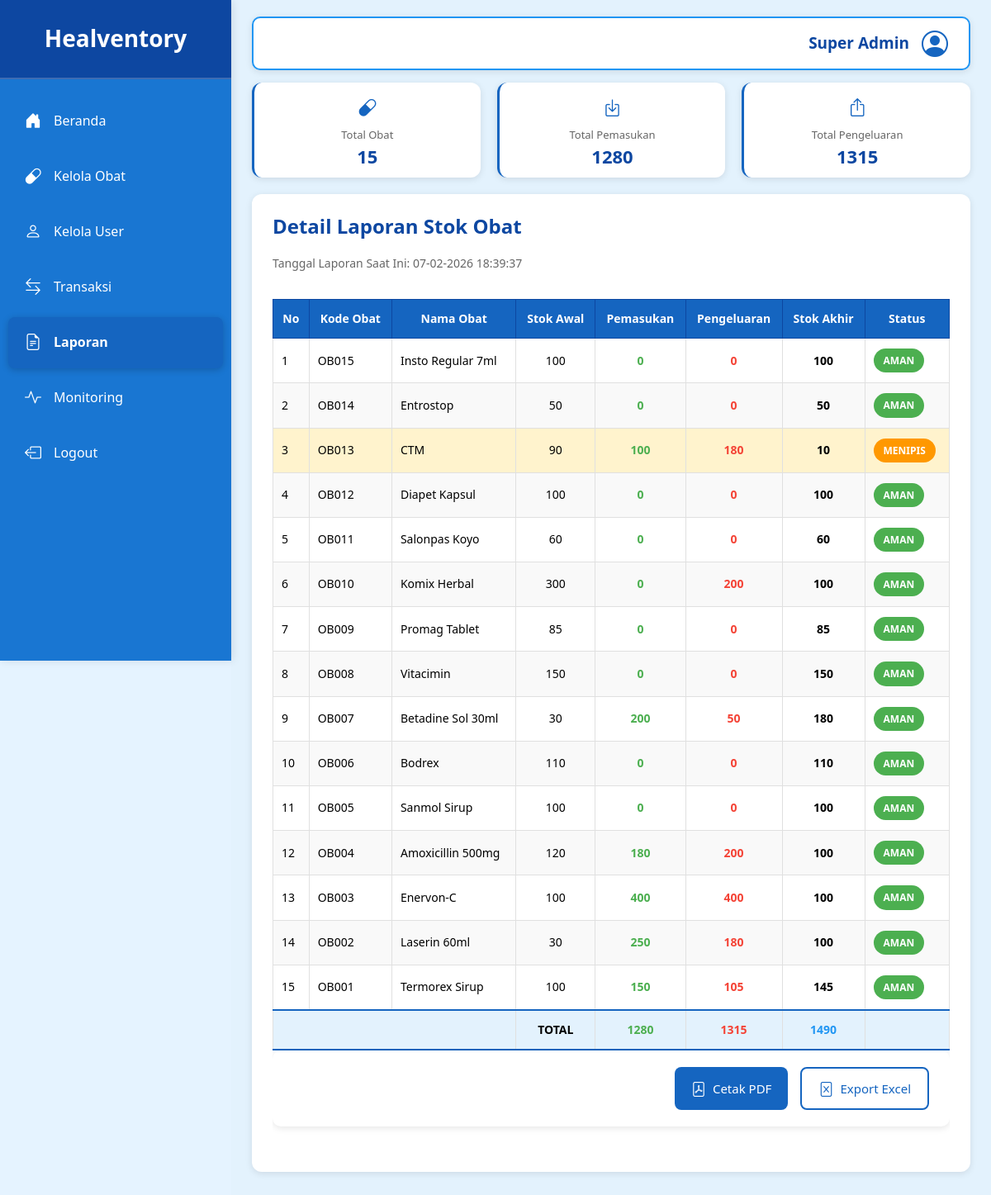
Page /admin/laporan.php (signed in) on the committed database.
### tables this page shows
CREATE TABLE `obat` (
  `id` int(11) NOT NULL,
  `kode_obat` varchar(30) NOT NULL,
  `nama` varchar(150) NOT NULL,
  `kategori` varchar(100) DEFAULT NULL,
  `stok_awal` int(11) DEFAULT 0,
  `stok_minimum` int(11) DEFAULT 100,
  `tgl_kadaluarsa` date DEFAULT NULL,
  `created_at` timestamp NOT NULL DEFAULT current_timestamp()
);

### public/admin/laporan.php (the view, shortened to what this page needs)
<?php
require '../../config/database.php';
include '../includes/header.php';
try {
    $query = "
        SELECT
            o.id,
            o.kode_obat,
            o.nama AS nama_obat,
            o.kategori,
            o.stok_awal,
            o.stok_minimum,
            COALESCE(SUM(CASE WHEN t.jenis = 'masuk' THEN t.jumlah ELSE 0 END), 0) as total_masuk,
            COALESCE(SUM(CASE WHEN t.jenis = 'keluar' THEN t.jumlah ELSE 0 END), 0) as total_keluar,
            (o.stok_awal + COALESCE(SUM(CASE WHEN t.jenis = 'masuk' THEN t.jumlah ELSE 0 END), 0) - COALESCE(SUM(CASE WHEN t.jenis = 'keluar' THEN t.jumlah ELSE 0 END), 0)) as stok_akhir,
            o.tgl_kadaluarsa
        FROM obat o
        LEFT JOIN transaksi t ON o.id = t.id_obat
        GROUP BY o.id, o.kode_obat, o.nama, o.kategori, o.stok_awal, o.stok_minimum, o.tgl_kadaluarsa
        ORDER BY o.kode_obat DESC
    ";
    $stmt = $pdo->query($query);
    $laporan = $stmt->fetchAll(PDO::FETCH_ASSOC);
} catch (PDOException $e) {
    $laporan = [];
    $error_message = "Error: " . $e->getMessage();
}
$total_obat = count($laporan);
$grand_total_masuk = array_sum(array_column($laporan, 'total_masuk'));
$grand_total_keluar = array_sum(array_column($laporan, 'total_keluar'));
$grand_total_stok = array_sum(array_column($laporan, 'stok_akhir'));
?>
<div class="container">
    <?php include '../includes/sidebar.php'; ?>
    <main class="main-content">
        <header class="header">
            <span class="role">Super Admin</span>
            <i class="bi bi-person-circle profile-icon"></i>
        </header>
        <section class="cards">
            <div class="card">
                <i class="bi bi-capsule"></i>
                <p>Total Obat</p>
                <h3><?= $total_obat ?></h3>
            </div>
            <div class="card">
                <i class="bi bi-box-arrow-in-down"></i>
                <p>Total Pemasukan</p>
                <h3><?= $grand_total_masuk ?></h3>
            </div>
            <div class="card">
                <i class="bi bi-box-arrow-up"></i>
                <p>Total Pengeluaran</p>
                <h3><?= $grand_total_keluar ?></h3>
            </div>
        </section>
        <section class="table-section" id="laporanTable">
            <h2>Detail Laporan Stok Obat</h2>
            <p class="text-muted">Tanggal Laporan Saat Ini: <?= date('d-m-Y H:i:s') ?></p>
            <div class="table-responsive">
                <table class="table-laporan">
                    <thead>
                        <tr>
                            <th>No</th>
                            <th>Kode Obat</th>
                            <th>Nama Obat</th>
                            <th>Stok Awal</th>
                            <th>Pemasukan</th>
                            <th>Pengeluaran</th>
                            <th>Stok Akhir</th>
                            <th>Status</th>
                        </tr>
                    </thead>
                    <tbody>
                        <?php if (count($laporan) > 0): ?>
                            <?php foreach ($laporan as $index => $row): ?>
                                <?php
                                $status = '';
                                $status_class = '';
                                if ($row['stok_akhir'] <= 0) {
                                    $status = 'Habis';
                                    $status_class = 'status-habis';
                                } elseif ($row['stok_akhir'] < $row['stok_minimum']) {
                                    $status = 'Menipis';
                                    $status_class = 'status-menipis';
                                } else {
                                    $status = 'Aman';
                                    $status_class = 'status-aman';
                                }
                                ?>
                                <tr>
                                    <td><?= $index + 1 ?></td>
                                    <td><?= htmlspecialchars($row['kode_obat']) ?></td>
                                    <td><?= htmlspecialchars($row['nama_obat']) ?></td>
                                    <td class="text-center"><?= $row['stok_awal'] ?></td>
                                    <td class="text-center text-success"><?= $row['total_masuk'] ?></td>
                                    <td class="text-center text-danger"><?= $row['total_keluar'] ?></td>
                                    <td class="text-center font-weight-bold"><?= $row['stok_akhir'] ?></td>
                                    <td>
                                        <span class="badge <?= $status_class ?>">
                                            <?= $status ?>
                                        </span>
                                    </td>
                                </tr>
                            <?php endforeach; ?>
                            <tr class="total-row">
                                <td colspan="3" class="text-center"></td>
                                <td class="text-center"><strong>TOTAL</strong></td>
                                <td class="text-center text-success"><strong><?= $grand_total_masuk ?></strong></td>
                                <td class="text-center text-danger"><strong><?= $grand_total_keluar ?></strong></td>
                                <td class="text-center text-info"><strong><?= $grand_total_stok ?></strong></td>
                                <td colspan="1"></td>
                            </tr>
                        <?php else: ?>
                            <tr>
                                <td colspan="9" class="text-center">Tidak ada data laporan</td>
                            </tr>
                        <?php endif; ?>
                    </tbody>
                </table>
                <div class="laporan-header">
                    <div class="laporan-actions">
                        <button class="btn-primary" id="btnCetakPDF">
                            <i class="bi bi-file-pdf"></i> Cetak PDF
                        </button>
                        <button class="btn-outline" id="btnExportExcel">
                            <i class="bi bi-file-excel"></i> Export Excel
                        </button>
                    </div>
                </div>
            </div>
        </section>
    </main>
</div>
<?php include '../includes/footer.php'; ?>

### rows in the picture
obat: kode_obat "OB015", nama "Insto Regular 7ml", stok_awal "100", total_masuk "0", total_keluar "0", stok_akhir "100", status "AMAN"
obat: kode_obat "OB014", nama "Entrostop", stok_awal "50", total_masuk "0", total_keluar "0", stok_akhir "50", status "AMAN"
obat: kode_obat "OB013", nama "CTM", stok_awal "90", total_masuk "100", total_keluar "180", stok_akhir "10", status "MENIPIS"
obat: kode_obat "OB012", nama "Diapet Kapsul", stok_awal "100", total_masuk "0", total_keluar "0", stok_akhir "100", status "AMAN"
obat: kode_obat "OB011", nama "Salonpas Koyo", stok_awal "60", total_masuk "0", total_keluar "0", stok_akhir "60", status "AMAN"
obat: kode_obat "OB010", nama "Komix Herbal", stok_awal "300", total_masuk "0", total_keluar "200", stok_akhir "100", status "AMAN"
obat: kode_obat "OB009", nama "Promag Tablet", stok_awal "85", total_masuk "0", total_keluar "0", stok_akhir "85", status "AMAN"
obat: kode_obat "OB008", nama "Vitacimin", stok_awal "150", total_masuk "0", total_keluar "0", stok_akhir "150", status "AMAN"
obat: kode_obat "OB007", nama "Betadine Sol 30ml", stok_awal "30", total_masuk "200", total_keluar "50", stok_akhir "180", status "AMAN"
obat: kode_obat "OB006", nama "Bodrex", stok_awal "110", total_masuk "0", total_keluar "0", stok_akhir "110", status "AMAN"
obat: kode_obat "OB005", nama "Sanmol Sirup", stok_awal "100", total_masuk "0", total_keluar "0", stok_akhir "100", status "AMAN"
obat: kode_obat "OB004", nama "Amoxicillin 500mg", stok_awal "120", total_masuk "180", total_keluar "200", stok_akhir "100", status "AMAN"
obat: kode_obat "OB003", nama "Enervon-C", stok_awal "100", total_masuk "400", total_keluar "400", stok_akhir "100", status "AMAN"
obat: kode_obat "OB002", nama "Laserin 60ml", stok_awal "30", total_masuk "250", total_keluar "180", stok_akhir "100", status "AMAN"
obat: kode_obat "OB001", nama "Termorex Sirup", stok_awal "100", total_masuk "150", total_keluar "105", stok_akhir "145", status "AMAN"

### other values in the picture
$total_obat "15"
$grand_total_masuk "1280"
$grand_total_keluar "1315"
$grand_total_stok "1490"
